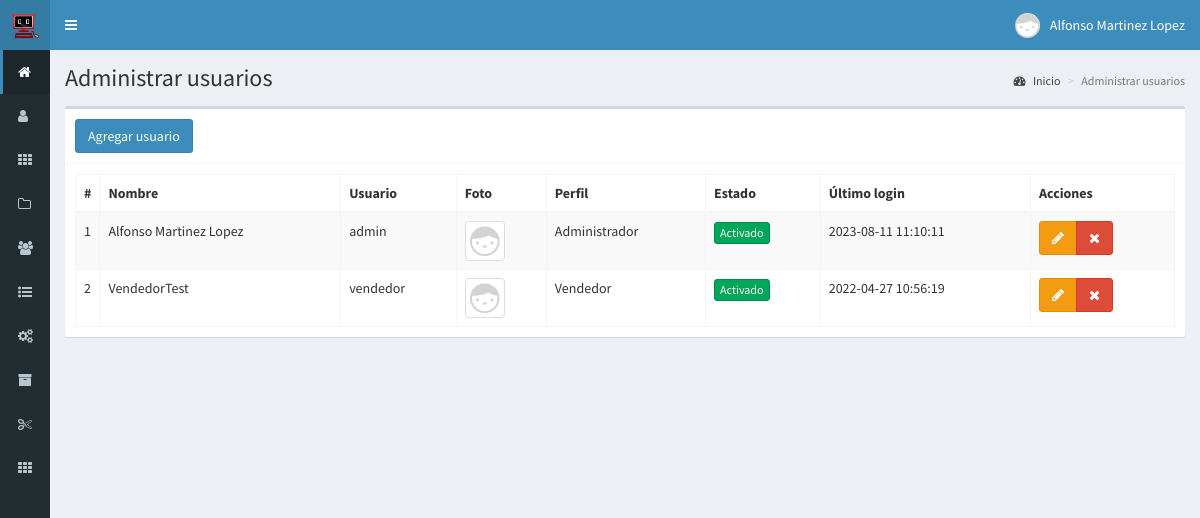
The app's page /usuarios (signed in) with its own data.
### tables this page shows
CREATE TABLE `usuarios` (
  `id` int(11) NOT NULL AUTO_INCREMENT,
  `nombre` text NOT NULL,
  `usuario` text NOT NULL,
  `password` text NOT NULL,
  `perfil` text NOT NULL,
  `foto` text NOT NULL,
  `estado` int(11) NOT NULL,
  `ultimo_login` datetime NOT NULL,
  `fecha` timestamp NOT NULL DEFAULT CURRENT_TIMESTAMP ON UPDATE CURRENT_TIMESTAMP,
  PRIMARY KEY (`id`)
);

### controladores/plantilla.controlador.php (called while the page is built)
<?php
class ControladorPlantilla{
	static public function ctrPlantilla(){
		include "vistas/plantilla.php";
	}
}

### index.php (called while the page is built, shortened)
<?php
require_once "controladores/plantilla.controlador.php";
require_once "controladores/usuarios.controlador.php";
require_once "controladores/codigosProductos.controlador.php";
require_once "modelos/usuarios.modelo.php";
$plantilla = new ControladorPlantilla();
$plantilla -> ctrPlantilla();

### controladores/usuarios.controlador.php (called while the page is built, shortened)
<?php
class ControladorUsuarios{
	static public function ctrMostrarUsuarios($item, $valor){
		$tabla = "usuarios";
		$respuesta = ModeloUsuarios::MdlMostrarUsuarios($tabla, $item, $valor);
		return $respuesta;
	}
}

### modelos/conexion.php (called while the page is built)
<?php
class Conexion
{
    static public function conectar()
    {
        $link = new PDO("mysql:host=localhost;
                        dbname=bopos",
                        "root",
                        "");
        $link->exec("set names utf8");
        return $link;
    }
}

### modelos/usuarios.modelo.php (called while the page is built, shortened)
<?php
require_once "conexion.php";
class ModeloUsuarios{
	static public function mdlMostrarUsuarios($tabla, $item, $valor){
		if($item != null){
			$stmt = Conexion::conectar()->prepare("SELECT * FROM $tabla WHERE $item = :$item");
			$stmt -> bindParam(":".$item, $valor, PDO::PARAM_STR);
			$stmt -> execute();
			return $stmt -> fetch();
		}else{
			$stmt = Conexion::conectar()->prepare("SELECT * FROM $tabla");
			$stmt -> execute();
			return $stmt -> fetchAll();
		}
	}
}

### vistas/modulos/usuarios.php (the view, shortened to what this page needs)
<div class="content-wrapper">
  <section class="content-header">
    <h1>
      Administrar usuarios
    </h1>
    <ol class="breadcrumb">
      <li><a href="inicio"><i class="fa fa-dashboard"></i> Inicio</a></li>
      <li class="active">Administrar usuarios</li>
    </ol>
  </section>
  <section class="content">
    <div class="box">
      <div class="box-header with-border">
        <button class="btn btn-primary" data-toggle="modal" data-target="#modalAgregarUsuario">
          Agregar usuario
        </button>
      </div>
      <div class="box-body">
       <table class="table table-bordered table-striped dt-responsive tablas" width="100%">
        <thead>
         <tr>
           <th style="width:10px">#</th>
           <th>Nombre</th>
           <th>Usuario</th>
           <th>Foto</th>
           <th>Perfil</th>
           <th>Estado</th>
           <th>Último login</th>
           <th>Acciones</th>
         </tr>
        </thead>
        <tbody>
        <?php
        $item = null;
        $valor = null;
        $usuarios = ControladorUsuarios::ctrMostrarUsuarios($item, $valor);
       foreach ($usuarios as $key => $value){
          echo ' <tr>
                  <td>'.($key+1).'</td>
                  <td>'.$value["nombre"].'</td>
                  <td>'.$value["usuario"].'</td>';
                  if($value["foto"] != ""){
                    echo '<td><img src="'.$value["foto"].'" class="img-thumbnail" width="40px"></td>';
                  }else{
                    echo '<td><img src="vistas/img/usuarios/default/anonymous.png" class="img-thumbnail" width="40px"></td>';
                  }
                  echo '<td>'.$value["perfil"].'</td>';
                  if($value["estado"] != 0){
                    echo '<td><button class="btn btn-success btn-xs btnActivar" idUsuario="'.$value["id"].'" estadoUsuario="0">Activado</button></td>';
                  }else{
                    echo '<td><button class="btn btn-danger btn-xs btnActivar" idUsuario="'.$value["id"].'" estadoUsuario="1">Desactivado</button></td>';
                  }
                  echo '<td>'.$value["ultimo_login"].'</td>
                  <td>
                    <div class="btn-group">
                      <button class="btn btn-warning btnEditarUsuario" idUsuario="'.$value["id"].'" data-toggle="modal" data-target="#modalEditarUsuario"><i class="fa fa-pencil"></i></button>
                      <button class="btn btn-danger btnEliminarUsuario" idUsuario="'.$value["id"].'" fotoUsuario="'.$value["foto"].'" usuario="'.$value["usuario"].'"><i class="fa fa-times"></i></button>
                    </div>
                  </td>
                </tr>';
        }
        ?>
        </tbody>
       </table>
      </div>
    </div>
  </section>
</div>

### records on screen
usuarios: nombre "Alfonso Martinez Lopez", usuario "admin", perfil "Administrador", ultimo_login "2023-08-11 11:10:11"
usuarios: nombre "VendedorTest", usuario "vendedor", perfil "Vendedor", ultimo_login "2022-04-27 10:56:19"

### other values on screen
$_SESSION["nombre"] "Alfonso Martinez Lopez"
